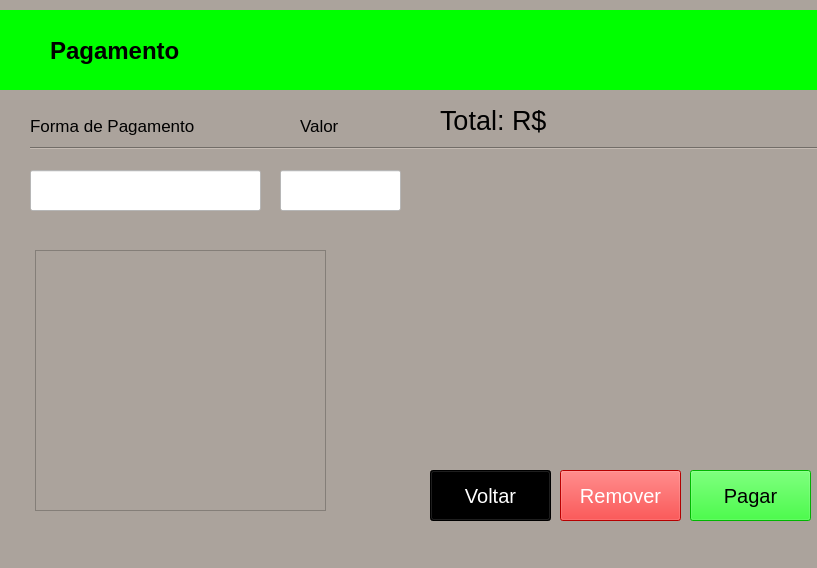
<?xml version="1.0" encoding="UTF-8"?>
<ui version="4.0">
 <class>MainWindow</class>
 <widget class="QMainWindow" name="MainWindow">
  <property name="geometry">
   <rect>
    <x>0</x>
    <y>0</y>
    <width>817</width>
    <height>568</height>
   </rect>
  </property>
  <property name="font">
   <font>
    <pointsize>9</pointsize>
   </font>
  </property>
  <property name="windowTitle">
   <string>MainWindow</string>
  </property>
  <property name="styleSheet">
   <string notr="true">background-color: rgb(171, 163, 156);</string>
  </property>
  <widget class="QWidget" name="centralwidget">
   <widget class="QLineEdit" name="EntradaValor">
    <property name="geometry">
     <rect>
      <x>280</x>
      <y>170</y>
      <width>121</width>
      <height>41</height>
     </rect>
    </property>
    <property name="styleSheet">
     <string notr="true">background-color: rgb(255, 255, 255);</string>
    </property>
   </widget>
   <widget class="QLineEdit" name="EntradaPagamento">
    <property name="geometry">
     <rect>
      <x>30</x>
      <y>170</y>
      <width>231</width>
      <height>41</height>
     </rect>
    </property>
    <property name="styleSheet">
     <string notr="true">background-color: rgb(255, 255, 255);</string>
    </property>
   </widget>
   <widget class="QWidget" name="widget" native="true">
    <property name="geometry">
     <rect>
      <x>0</x>
      <y>10</y>
      <width>831</width>
      <height>80</height>
     </rect>
    </property>
    <property name="styleSheet">
     <string notr="true">background-color: rgb(0, 255, 0);</string>
    </property>
    <widget class="QLabel" name="label">
     <property name="geometry">
      <rect>
       <x>50</x>
       <y>20</y>
       <width>151</width>
       <height>41</height>
      </rect>
     </property>
     <property name="font">
      <font>
       <pointsize>18</pointsize>
       <weight>75</weight>
       <italic>false</italic>
       <bold>true</bold>
      </font>
     </property>
     <property name="text">
      <string>Pagamento</string>
     </property>
    </widget>
   </widget>
   <widget class="QLabel" name="label_2">
    <property name="geometry">
     <rect>
      <x>30</x>
      <y>110</y>
      <width>171</width>
      <height>31</height>
     </rect>
    </property>
    <property name="font">
     <font>
      <pointsize>13</pointsize>
     </font>
    </property>
    <property name="text">
     <string>Forma de Pagamento</string>
    </property>
   </widget>
   <widget class="QLabel" name="label_3">
    <property name="geometry">
     <rect>
      <x>300</x>
      <y>110</y>
      <width>71</width>
      <height>31</height>
     </rect>
    </property>
    <property name="font">
     <font>
      <pointsize>13</pointsize>
     </font>
    </property>
    <property name="text">
     <string>Valor</string>
    </property>
   </widget>
   <widget class="QPushButton" name="btnPagar">
    <property name="geometry">
     <rect>
      <x>690</x>
      <y>470</y>
      <width>121</width>
      <height>51</height>
     </rect>
    </property>
    <property name="font">
     <font>
      <pointsize>15</pointsize>
      <weight>50</weight>
      <bold>false</bold>
     </font>
    </property>
    <property name="styleSheet">
     <string notr="true">background-color: rgb(0, 255, 0);</string>
    </property>
    <property name="text">
     <string>Pagar</string>
    </property>
   </widget>
   <widget class="QPushButton" name="btnVoltar">
    <property name="geometry">
     <rect>
      <x>430</x>
      <y>470</y>
      <width>121</width>
      <height>51</height>
     </rect>
    </property>
    <property name="font">
     <font>
      <pointsize>15</pointsize>
      <weight>50</weight>
      <bold>false</bold>
     </font>
    </property>
    <property name="styleSheet">
     <string notr="true">background-color: rgb(0, 0, 0);
color: rgb(255, 255, 255);</string>
    </property>
    <property name="text">
     <string>Voltar</string>
    </property>
   </widget>
   <widget class="QLabel" name="TotalLabel">
    <property name="geometry">
     <rect>
      <x>440</x>
      <y>100</y>
      <width>121</width>
      <height>41</height>
     </rect>
    </property>
    <property name="font">
     <font>
      <pointsize>20</pointsize>
     </font>
    </property>
    <property name="text">
     <string>Total: R$</string>
    </property>
   </widget>
   <widget class="QLabel" name="Total">
    <property name="geometry">
     <rect>
      <x>560</x>
      <y>100</y>
      <width>191</width>
      <height>41</height>
     </rect>
    </property>
    <property name="font">
     <font>
      <pointsize>20</pointsize>
      <weight>50</weight>
      <bold>false</bold>
     </font>
    </property>
    <property name="text">
     <string/>
    </property>
   </widget>
   <widget class="Line" name="line">
    <property name="geometry">
     <rect>
      <x>30</x>
      <y>140</y>
      <width>791</width>
      <height>16</height>
     </rect>
    </property>
    <property name="font">
     <font>
      <pointsize>6</pointsize>
      <weight>75</weight>
      <bold>true</bold>
     </font>
    </property>
    <property name="orientation">
     <enum>Qt::Horizontal</enum>
    </property>
   </widget>
   <widget class="QPushButton" name="btnRemover">
    <property name="geometry">
     <rect>
      <x>560</x>
      <y>470</y>
      <width>121</width>
      <height>51</height>
     </rect>
    </property>
    <property name="font">
     <font>
      <pointsize>15</pointsize>
      <weight>50</weight>
      <bold>false</bold>
     </font>
    </property>
    <property name="styleSheet">
     <string notr="true">background-color: rgb(0, 0, 0);
background-color: rgb(255, 0, 0);
color: rgb(255, 255, 255);</string>
    </property>
    <property name="text">
     <string>Remover</string>
    </property>
   </widget>
   <widget class="QListWidget" name="listaPagamentos">
    <property name="geometry">
     <rect>
      <x>35</x>
      <y>250</y>
      <width>291</width>
      <height>261</height>
     </rect>
    </property>
    <property name="font">
     <font>
      <pointsize>16</pointsize>
     </font>
    </property>
   </widget>
  </widget>
  <widget class="QMenuBar" name="menubar">
   <property name="geometry">
    <rect>
     <x>0</x>
     <y>0</y>
     <width>817</width>
     <height>21</height>
    </rect>
   </property>
  </widget>
  <widget class="QStatusBar" name="statusbar"/>
 </widget>
 <resources/>
 <connections/>
</ui>
